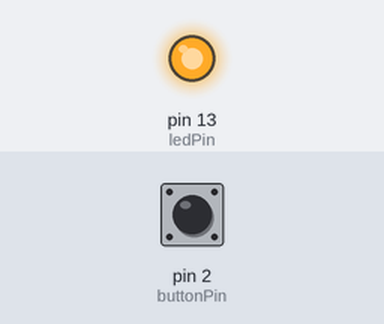
Bench run of a sketch on a simulated Arduino Uno, built with avr-gcc and run on an emulated ATmega328P. Parts: output pins drawn as LEDs (lit = HIGH). Inputs (shaded band) come from the test bench; at power-on: pin 2 (buttonPin) LOW.

Above: at 1.2 s.
1.3 s: pin 2 (buttonPin) pulled HIGH for 0.15 s
At 2.3 s:
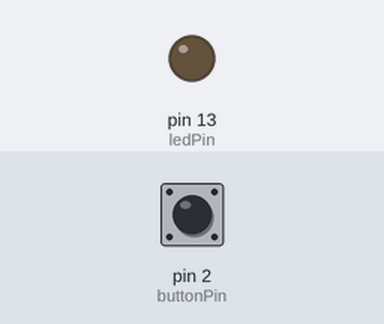
Timing chart, 0 to 4.3 s (numbered marks = the images above; inputs shaded):
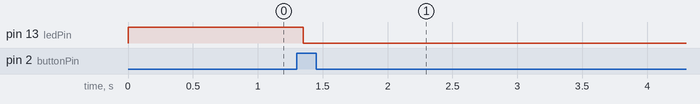

The sketch:

sketch_stateChangeDetection.ino
```cpp
// State Change Detection //


const int buttonPin = 2;
const int ledPin = 13;

int buttonPushCounter=0;
int buttonState = LOW;
int lastButtonState=LOW;


void setup() {
  // put your setup code here, to run once:
  pinMode(buttonPin, INPUT);
  pinMode(ledPin, OUTPUT);

}

void loop() {
  // put your main code here, to run repeatedly:

  buttonState = digitalRead(buttonPin);

  if(buttonState !=lastButtonState)
  {
    if(buttonState==HIGH)
    {
      buttonPushCounter++;
      Serial.println("on");
      Serial.print("number of button pushes: ");
      Serial.println(buttonPushCounter);
    }
    Serial.println("off");
    delay(50); // avoid debouncing, waits 50ms to read the next buttonState
  }

  // dont forget to update the button state
  lastButtonState = buttonState;


  if(buttonPushCounter%4 ==0)
  {
    digitalWrite(ledPin,HIGH);
  }
  else
  {
    digitalWrite(ledPin,LOW);
  }

}
```

Measured:
- after the input at 1.3 s, pin 13 (ledPin): HIGH → LOW after 0.05 s
